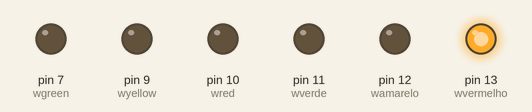
Simulated run of this sketch. Board: Arduino Uno, built with avr-gcc and run on an emulated ATmega328P. Shown: output pins drawn as LEDs (lit = HIGH).

Above: at 0.15 s.
At 1.35 s:
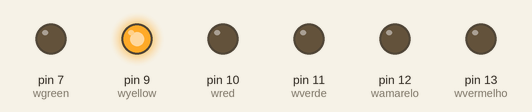
At 2.45 s:
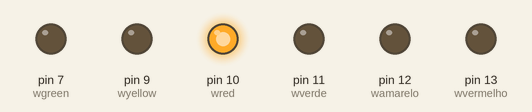
At 3.65 s:
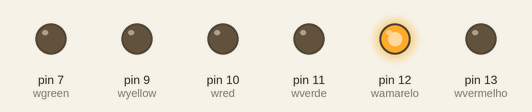
At 4.9 s:
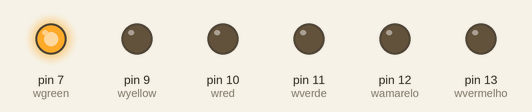
At 7.15 s:
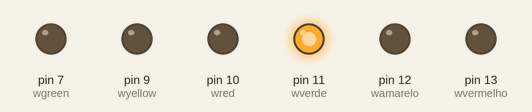
Timing chart, 0 to 7.5 s (numbered marks = the images above):
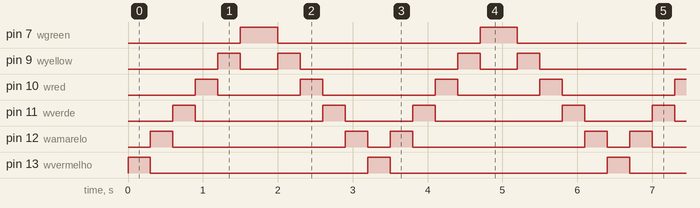

Measured:
- by itself, pin 7 (wgreen): alternates HIGH for 0.50 s and LOW for 2.7 s
- by itself, pin 9 (wyellow): repeats every 3.2 s: LOW 0.50 s, HIGH 0.30 s, LOW 2.1 s, HIGH 0.30 s
- by itself, pin 10 (wred): repeats every 3.2 s: LOW 1.1 s, HIGH 0.30 s, LOW 1.5 s, HIGH 0.30 s
- by itself, pin 11 (wverde): repeats every 3.2 s: LOW 1.7 s, HIGH 0.30 s, LOW 0.90 s, HIGH 0.30 s
- by itself, pin 12 (wamarelo): repeats every 3.2 s: LOW 2.3 s, HIGH 0.30 s, LOW 0.30 s, HIGH 0.30 s
- by itself, pin 13 (wvermelho): alternates HIGH for 0.30 s and LOW for 2.9 s

The sketch:

SUPER_MAQUINA.ino.ino
```cpp
/*
  semaforo  aula 1 - Professor Claudio / Mariano Politec

 Objedivo: conhecimento de saidas digtais no arduino UNO.

 Material:

 3 resistores de 220ohm
 3 leds (vermelho, amarelo e verde)
 1 arduino uno

 */
int wvermelho = 13;
int wamarelo = 12;
int wverde = 11;
int wred = 10;
int wyellow = 9;
int wgreen = 7;
int wtempo = 300;

void setup()
{
  pinMode(wvermelho, OUTPUT); // led vermelho
  pinMode(wamarelo, OUTPUT); //led amarelo
  pinMode(wverde, OUTPUT); //led verde
  pinMode(wred, OUTPUT); //led red
  pinMode(wyellow, OUTPUT); //led yellow
  pinMode(wgreen, OUTPUT); //led green
}

void loop()
{
  digitalWrite(wvermelho, 1);
  delay(wtempo); // aguardando 500 millisecond(s)
  digitalWrite(wvermelho, 0);

  digitalWrite(wamarelo, 1);
  delay(wtempo); // aguardando 500 millisecond(s)
  digitalWrite(wamarelo, 0);

  digitalWrite(wverde, 1);
  delay(wtempo); // aguardando 500 millisecond(s)
  digitalWrite(wverde, 0);

  digitalWrite(wred, 1);
  delay(wtempo); // aguardando 500 millisecond(s)
  digitalWrite(wred, 0);

  digitalWrite(wyellow, 1);
  delay(wtempo); // aguardando 500 millisecond(s)
  digitalWrite(wyellow, 0);

  digitalWrite(wgreen, 1);
  delay(500); // aguardando 500 millisecond(s)
  digitalWrite(wgreen, 0);

  digitalWrite(wyellow, 1);
  delay(wtempo); // aguardando 500 millisecond(s)
  digitalWrite(wyellow, 0);

  digitalWrite(wred, 1);
  delay(wtempo); // aguardando 500 millisecond(s)
  digitalWrite(wred, 0);

  digitalWrite(wverde, 1);
  delay(wtempo); // aguardando 500 millisecond(s)
  digitalWrite(wverde, 0);

  digitalWrite(wamarelo, 1);
  delay(wtempo); // aguardando 500 millisecond(s)
  digitalWrite(wamarelo, 0);
  }
```
